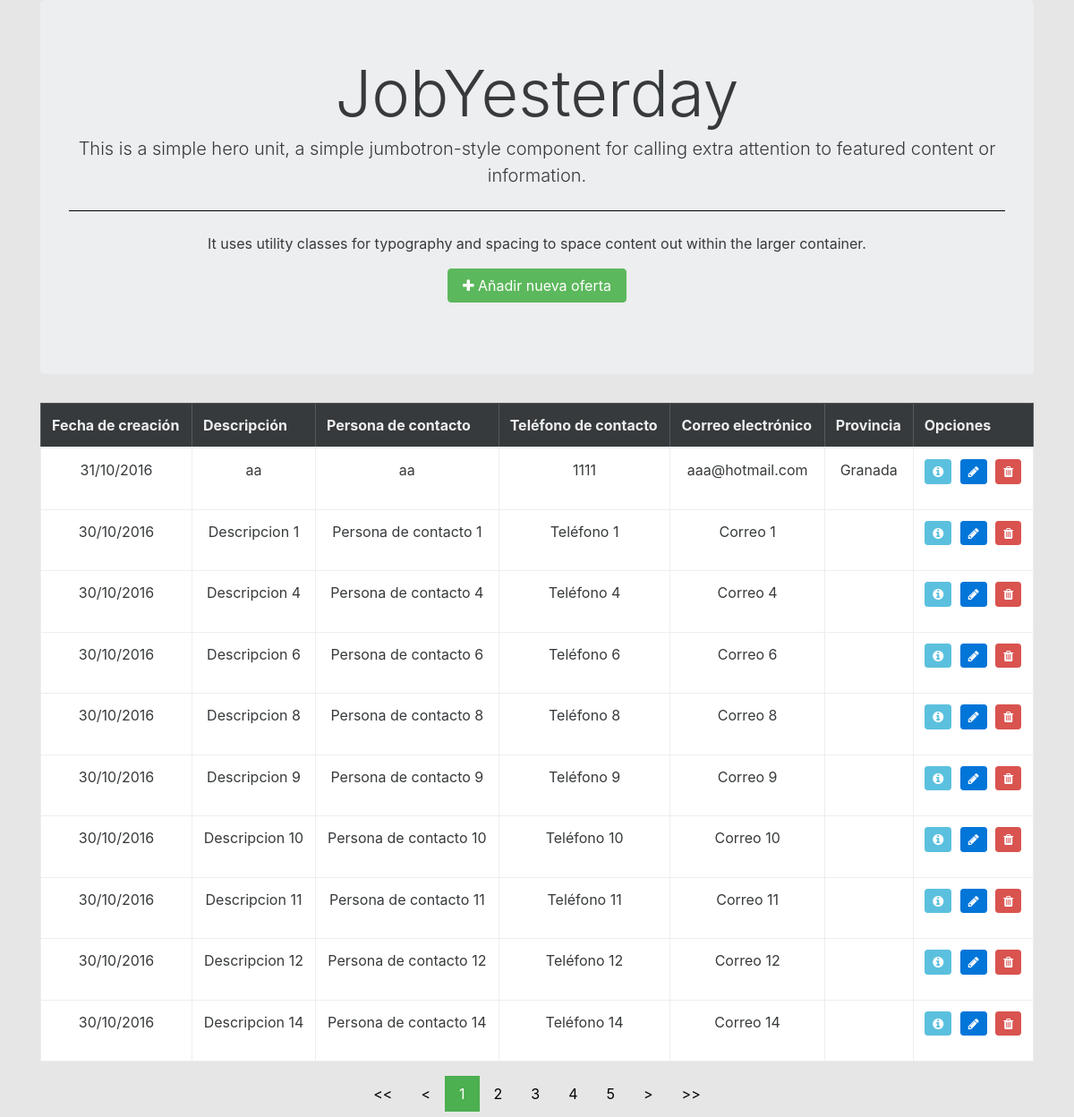
Page /app/index.php?ctrl=ctrl_admin on the earlier database version.
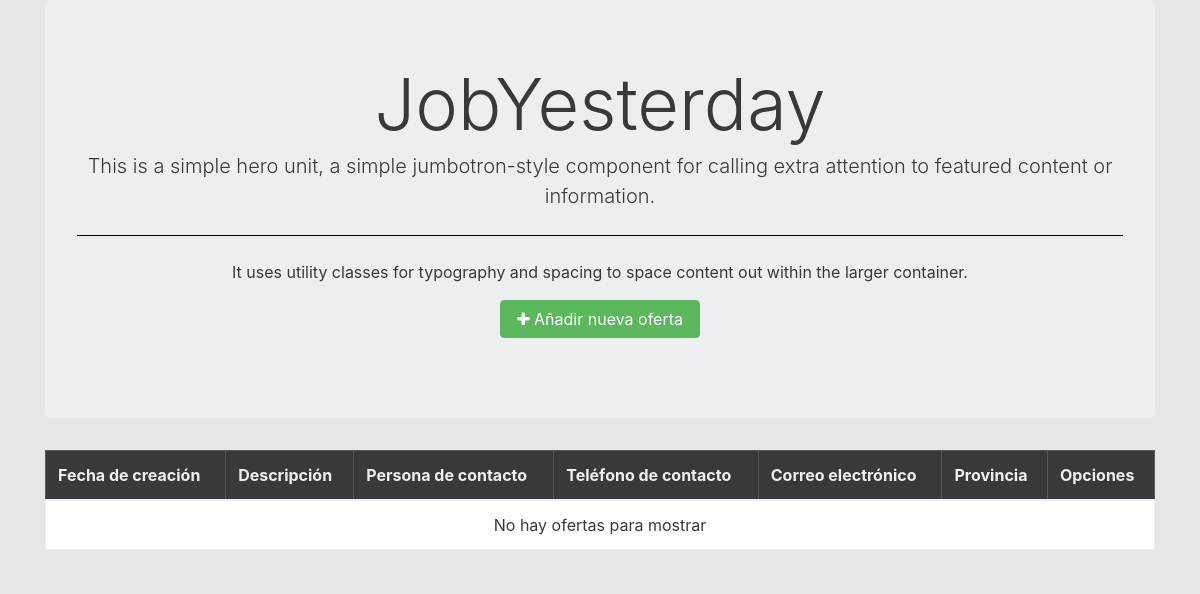
Same page on the later database version.
### tables this page shows
CREATE TABLE `tbl_ofertas` (
  `id` int(11) NOT NULL,
  `descripcion` varchar(150) NOT NULL,
  `persona_contacto` varchar(50) NOT NULL,
  `telefono_contacto` varchar(13) NOT NULL,
  `email` varchar(45) NOT NULL,
  `direccion` varchar(100) DEFAULT NULL,
  `poblacion` varchar(20) DEFAULT NULL,
  `codigo_postal` varchar(5) DEFAULT NULL,
  `provincia` varchar(20) DEFAULT NULL,
  `estado` char(1) DEFAULT NULL,
  `fecha_creacion` date DEFAULT NULL,
  `fecha_comunicacion` date DEFAULT NULL,
  `psicologo_encargado` varchar(20) DEFAULT NULL,
  `candidato_seleccionado` varchar(20) DEFAULT NULL,
  `otros_datos_candidato` varchar(50) DEFAULT NULL
);

CREATE TABLE `tbl_provincias` (
  `cod` char(2) NOT NULL DEFAULT '00' COMMENT 'Código de la provincia de dos digitos',
  `nombre` varchar(50) NOT NULL DEFAULT '' COMMENT 'Nombre de la provincia'
);

### app/controllers/ctrl_admin.php (called while the page is built, shortened)
<?php
include MODEL_PATH."modelo.php";
$tamano_pagina = 10;
if (!isset($_GET["pagina"])) {
    $inicio = 0;
    $pagina = 1;
} else {
	$pagina = $_GET["pagina"];
    $inicio = ($pagina - 1) * $tamano_pagina;
}
$total_ofertas = TotalOfertas();
$total_paginas = ceil($total_ofertas / $tamano_pagina);
$lista = ListaOfertasPaginacion($inicio, $tamano_pagina);
include VIEW_PATH."view_admin.php";

### app/models/bd_singleton.php (called while the page is built, shortened)
<?php
Class BD {
	private $link;
	private $result;
	static $_instance;
	public static function getInstance(){
		if (!(self::$_instance instanceof self)){
			self::$_instance=new self();
		}
		return self::$_instance;
	}
	private function Conectar($conf)
	{
		$this->link=new mysqli($conf['servidor'], $conf['usuario'], $conf['password'], $conf['base_datos']);
		$this->link->query("SET NAMES 'utf8'");
	}
	public function Consulta($sql)
	{
		$this->result=$this->link->query($sql);
		return $this->result;
	}
	public function LeeRegistro($result=NULL)
	{
		if (! $result)
		{
			$result=$this->result;
		}
		$this->regActual=$result->fetch_array();;
		return $this->regActual;
	}
}

### app/models/modelo.php (called while the page is built, shortened)
<?php
include "bd_singleton.php";
function ListaOfertasPaginacion($inicio, $tamano_pagina) {
	$conex = BD::getInstance();
	$conex->Consulta("select *, DATE_FORMAT(fecha_creacion,'%d/%m/%Y') as fecha_creacion from tbl_ofertas order by fecha_creacion desc limit $inicio, $tamano_pagina");
	while ($rs = $conex->LeeRegistro()) {
		$lista[] = $rs;
	}
	if (!empty($lista)) {
		return $lista;
	}
}
function TotalOfertas() {
	$conex = BD::getInstance();
	$conex->Consulta("select count(*) as total from tbl_ofertas");
	while ($rs = $conex->LeeRegistro()) {
		$total = $rs;
	}
	return $total["total"];
}
function NombreProvincia($cod) {
	$conex = BD::getInstance();
	$conex->Consulta("select nombre from tbl_provincias where cod = '$cod'");
	while ($rs = $conex->LeeRegistro()) {
		$nombre = $rs;
	}
	if (!empty($nombre)) {
		return $nombre["nombre"];
	}
}

### app/views/view_admin.php (the view, shortened to what this page needs)
<!DOCTYPE html>
<html>
<head>
	<link rel="stylesheet" type="text/css" href="../../assets/css/bootstrap.min.css">
	<link rel="stylesheet" type="text/css" href="../../assets/css/estilos.css">
	<link rel="stylesheet" href="../../assets/css/font-awesome.min.css">
</head>
<body>
	<div class="container">
		<div class="jumbotron text-md-center" id="grad1">
			<h1 class="display-3">JobYesterday</h1>
			<p class="lead">This is a simple hero unit, a simple jumbotron-style component for calling extra attention to featured content or information.</p>
			<hr class="my-2">
			<p>It uses utility classes for typography and spacing to space content out within the larger container.</p>
			<p class="lead">
				<a href="../controllers/ctr_anadir.php"><button type="button" class="btn btn-success"><i class="fa fa-plus" aria-hidden="true"></i> Añadir nueva oferta</button></a>
			</p>
		</div>
		<table class="table table-bordered table-hover">
			<thead class="table-inverse">
				<tr>
					<th>Fecha de creación</th>
					<th>Descripción</th>
					<th>Persona de contacto</th>
					<th>Teléfono de contacto</th>
					<th>Correo electrónico</th>
					<th>Provincia</th>
					<th>Opciones</th>
				</tr>
			</thead>
			<tbody> <?php
				if (empty($lista)) { ?>
					<tr>
						<td colspan="7">No hay ofertas para mostrar</td>
					</tr> <?php
				} else {
					foreach ($lista as $elemento) { ?>
						<tr>
							<td><?=$elemento["fecha_creacion"]?></td>
							<td><?=$elemento["descripcion"]?></td>
							<td><?=$elemento["persona_contacto"]?></td>
							<td><?=$elemento["telefono_contacto"]?></td>
							<td><?=$elemento["email"]?></td>
							<td><?=NombreProvincia($elemento["provincia"])?></td>
							<td>
								<ul class="list-inline">
									<li class="list-inline-item">
										<form method="post" action="../controllers/ctr_informacion.php">
											<button type="submit" name="informacion" class="btn btn-sm btn-info"><i class="fa fa-info-circle" aria-hidden="true"></i></button>
										</form>
									</li>
									<li class="list-inline-item">
										<form method="post" action="../controllers/ctr_modificar.php">
											<button type="submit" name="modificar" class="btn btn-sm btn-primary"><i class="fa fa-pencil" aria-hidden="true"></i></button>
										</form>
									</li>
									<li class="list-inline-item">
										<form method="post" action="../controllers/ctr_eliminar.php">
											<button type="submit" name="eliminar" class="btn btn-sm btn-danger"><i class="fa fa-trash" aria-hidden="true"></i></button>
										</form>
									</li>
								</ul>
							</td>
						</tr> <?php
					}
				} ?>
			</tbody>
		</table> <?php
		if ($total_ofertas > $tamano_pagina) {  ?>
			<div class="text-md-center">
				<ul class="pagination"><?php
					if ($pagina == 1) {  ?>
						<li><a href="">&lt;&lt;</a></li>
						<li><a href="">&lt;</a></li> <?php
					} else { ?>
						<li><a href="ctr_admin.php?pagina=1">&lt;&lt;</a></li>
						<li><a href="ctr_admin.php?pagina=<?=($pagina-1)?>">&lt;</a></li> <?php
					}
					if ($total_paginas > 1) {
						for ($i = 1 ; $i <= $total_paginas; $i++) {
							if ($pagina == $i) { ?>
								<li><a class="active" href=""><?=$pagina?></a></li>	<?php
							} else { ?>
								<li><a href="ctr_admin.php?pagina=<?=$i?>"><?=$i?></a></li> <?php
							}
						}
					}
					if ($total_paginas == $pagina) {  ?>
						<li><a href="">&gt;</a></li>
						<li><a href="">&gt;&gt;</a></li> <?php
					} else { ?>
						<li><a href="ctr_admin.php?pagina=<?=($pagina+1)?>">&gt;</a></li>
						<li><a href="ctr_admin.php?pagina=<?=$total_paginas?>">&gt;&gt;</a></li> <?php
					} ?>
				</ul>
			</div> <?php
		} ?>
	</div>
</body>
</html>

### app/index.php (shortened to what this page needs)
<!DOCTYPE html>
<html>
<head>
	<link rel="stylesheet" type="text/css" href="../assets/css/bootstrap.min.css">
	<link rel="stylesheet" type="text/css" href="../assets/css/estilos.css">
	<link rel="stylesheet" href="../assets/css/font-awesome.min.css">
</head>
<body>
<?php
$ctrl=isset($_GET['ctrl']) ? $_GET['ctrl'] : 'ctrl_login';
$file=CTRL_PATH.$ctrl.".php";
if (file_exists($file)) {
    include($file);
} else {
    include(VIEW_PATH.'error404.php');
}
?>
</body>
</html>

### assets/css/estilos.css (style rules this page uses)
body { background-color: #e6e6e6; }
hr { height: 1px; color: #000000; background-color: #000000; border: none; }
tbody { background-color: white; text-align: center; }
ul.pagination { display: inline-block; padding: 0; margin: 0; }
ul.pagination li { display: inline; }
ul.pagination li a { color: black; float: left; padding: 8px 16px; text-decoration: none; }
ul.pagination li a.active { background-color: #4CAF50; color: white; }

Differences in the rows shown:
removed tbl_ofertas: fecha_creacion "31/10/2016", descripcion "aa", persona_contacto "aa", telefono_contacto "1111", email "aaa@hotmail.com", provincia.nombre "Granada"
removed tbl_ofertas: fecha_creacion "30/10/2016", descripcion "Descripcion 1", persona_contacto "Persona de contacto 1", telefono_contacto "Teléfono 1", email "Correo 1"
removed tbl_ofertas: fecha_creacion "30/10/2016", descripcion "Descripcion 4", persona_contacto "Persona de contacto 4", telefono_contacto "Teléfono 4", email "Correo 4"
removed tbl_ofertas: fecha_creacion "30/10/2016", descripcion "Descripcion 6", persona_contacto "Persona de contacto 6", telefono_contacto "Teléfono 6", email "Correo 6"
removed tbl_ofertas: fecha_creacion "30/10/2016", descripcion "Descripcion 8", persona_contacto "Persona de contacto 8", telefono_contacto "Teléfono 8", email "Correo 8"
removed tbl_ofertas: fecha_creacion "30/10/2016", descripcion "Descripcion 9", persona_contacto "Persona de contacto 9", telefono_contacto "Teléfono 9", email "Correo 9"
removed tbl_ofertas: fecha_creacion "30/10/2016", descripcion "Descripcion 10", persona_contacto "Persona de contacto 10", telefono_contacto "Teléfono 10", email "Correo 10"
removed tbl_ofertas: fecha_creacion "30/10/2016", descripcion "Descripcion 11", persona_contacto "Persona de contacto 11", telefono_contacto "Teléfono 11", email "Correo 11"
removed tbl_ofertas: fecha_creacion "30/10/2016", descripcion "Descripcion 12", persona_contacto "Persona de contacto 12", telefono_contacto "Teléfono 12", email "Correo 12"
removed tbl_ofertas: fecha_creacion "30/10/2016", descripcion "Descripcion 14", persona_contacto "Persona de contacto 14", telefono_contacto "Teléfono 14", email "Correo 14"
Other differences:
text now shown: "No hay ofertas para mostrar"
list line gone: "1"
list line gone: "2"
list line gone: "3"
list line gone: "4"
list line gone: "5"
